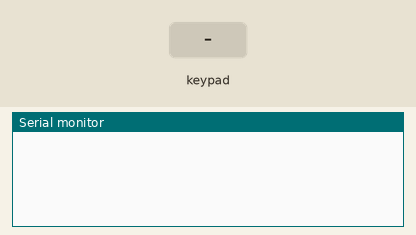
Recording of a sketch running on a simulated Arduino Uno, built with avr-gcc and run on an emulated ATmega328P. Shown: the last lines printed to the serial monitor. The test bench sets the inputs (shaded band).

Above: at 1.2 s.
1.3 s: key '1' pressed
At 2.5 s:
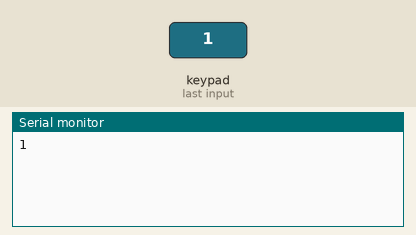
2.8 s: keypad keys 1 2 3 A pressed 0.4 s apart
At 4.6 s:
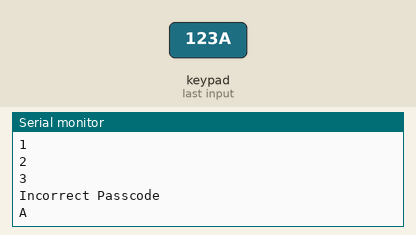
5.9 s: key 'B' pressed
At 7.1 s:
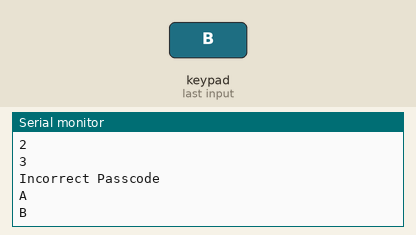
7.4 s: keypad keys 1 2 3 A # pressed 0.4 s apart
At 9.8 s:
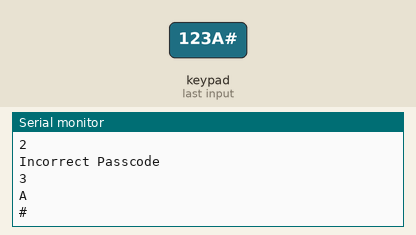
10.9 s: key 'C' pressed
At 11.2 s:
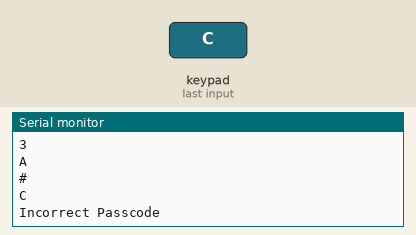
12.4 s: keypad keys 1 2 3 A * pressed 0.4 s apart
At 14.8 s:
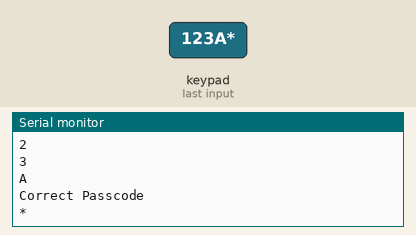
Timing chart, 0 to 16.3 s (numbered marks = the images above; inputs shaded):
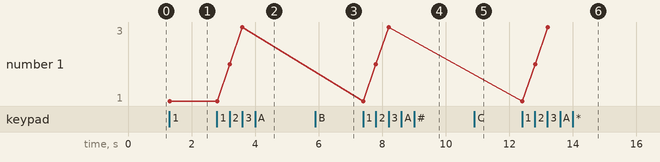

The sketch:

KeyPad_Module.ino
```cpp
#include <Keypad.h>

const byte ROWS = 4;
const byte COLS = 4;

char hexaKeys[ROWS][COLS] = {
  {'1', '2', '3', 'A'},
  {'4', '5', '6', 'B'},
  {'7', '8', '9', 'C'},
  {'*', '0', '#', 'D'}
};

byte rowPins[ROWS] = {9, 8, 7, 6};
byte colPins[COLS] = {5, 4, 3, 2};

Keypad customKeypad = Keypad(makeKeymap(hexaKeys), rowPins, colPins, ROWS, COLS);

const String passcode = "123A";  // The correct passcode
String inputCode = "";           // Variable to store entered keys
const int maxInputLength = 4;    // Maximum length of the input

void setup(){
  Serial.begin(115200);
}

void loop(){
  char customKey = customKeypad.getKey();

  if (customKey){
    Serial.println(customKey);
    inputCode += customKey;      // Append the pressed key to the input code

    if (inputCode.length() == maxInputLength) {
      if (checkPasscode(inputCode)) {
        Serial.println("Correct Passcode");
      } else {
        Serial.println("Incorrect Passcode");
      }
      inputCode = "";            // Reset the input code
    }
  }
}

bool checkPasscode(String input) {
  return input == passcode;
}
```

Measured:
- after the input at 1.3 s, the serial monitor: prints a new line at once (image 1)
- after the input at 2.8 s, the serial monitor: prints a new line after 0.41 s (image 2)
- after the input at 5.9 s, the serial monitor: prints a new line at once (image 3)
- after the input at 7.4 s, the serial monitor: prints a new line at once (image 4)
- after the input at 10.9 s, the serial monitor: prints a new line at once (image 5)
- after the input at 12.4 s, the serial monitor: prints a new line at once (image 6)
- plotted number 1: 1 → 3 after the input at 2.8 s
